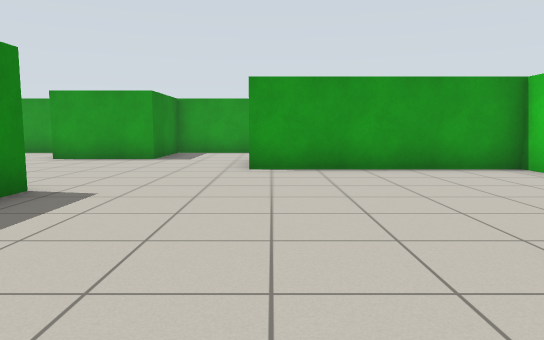
View 1 (above)

23 first-person views from a walk through a world built for the Gazebo simulator. The camera is 0.88 m above the floor, tilts 6° down and sees 70° across. Floor lines are 1 m apart. The floor is counted in squares, 1 m on a side. Each view is taken from the middle of a square. On the plan, view 1 faces up. The plan holds only what a view shows up to about 13 squares ahead; the rest is blank. The place goes on beyond the plan. The robots in the file are not drawn.

View 2
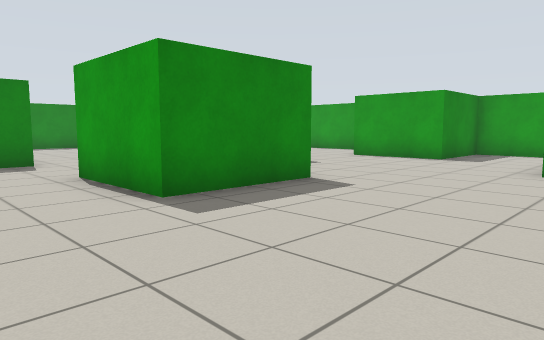

View 3
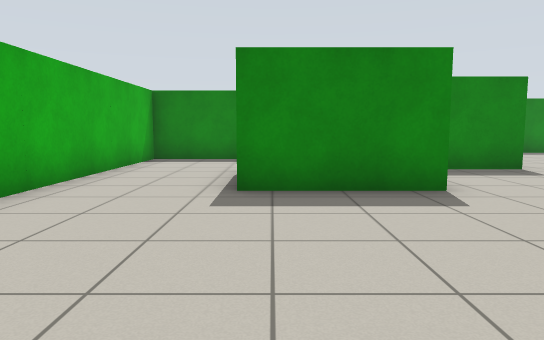

View 4
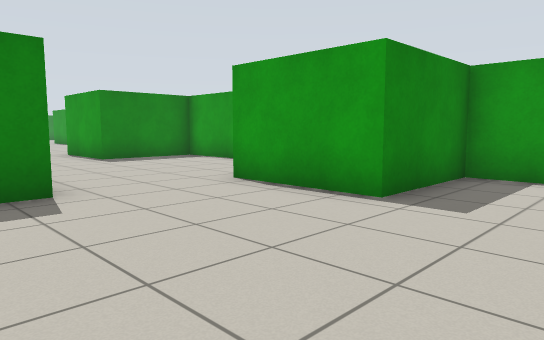

View 5
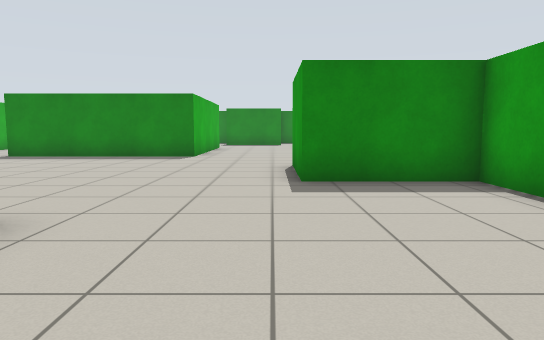

View 6
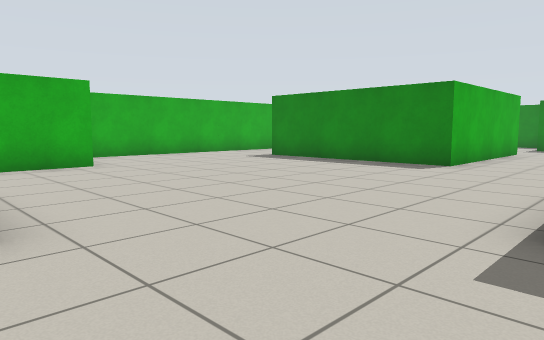

View 7
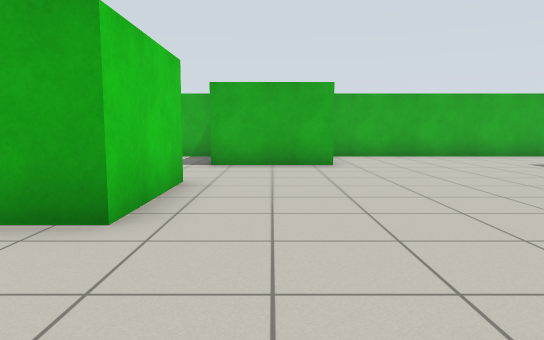

View 8
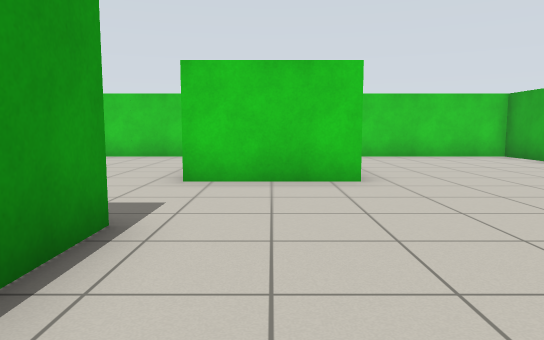

View 9
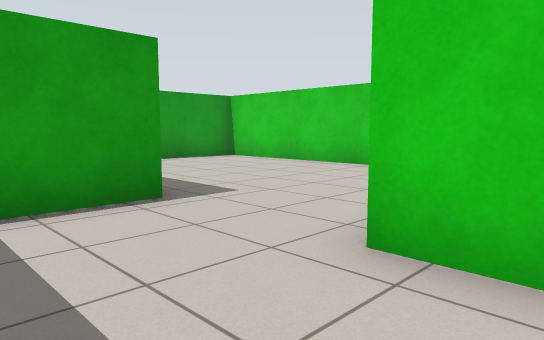

View 10
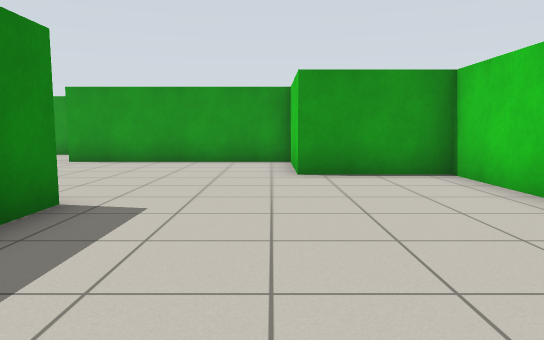

View 11
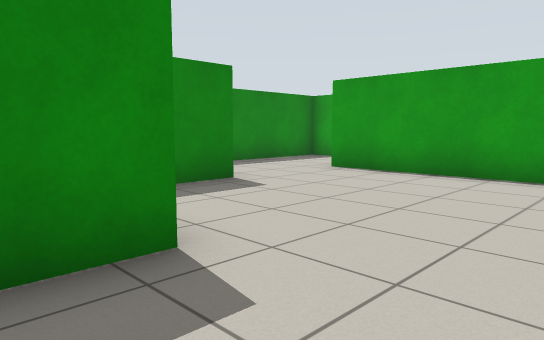

View 12
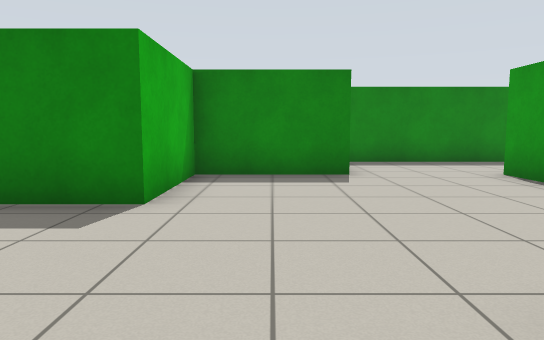

View 13
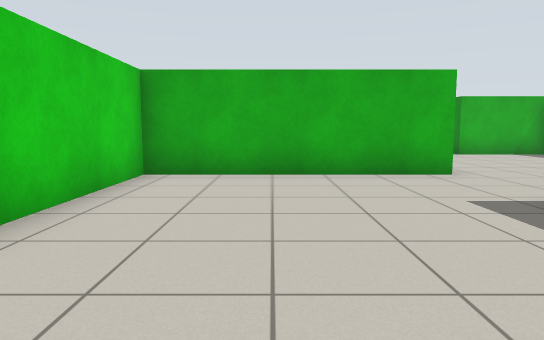

View 14
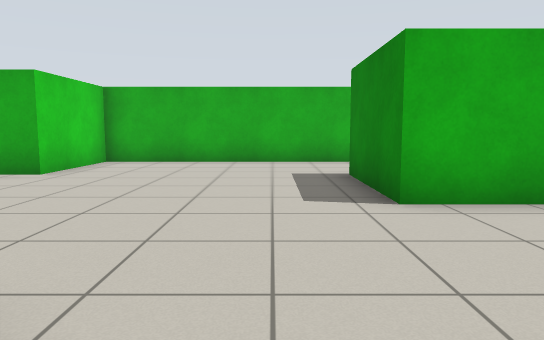

View 15
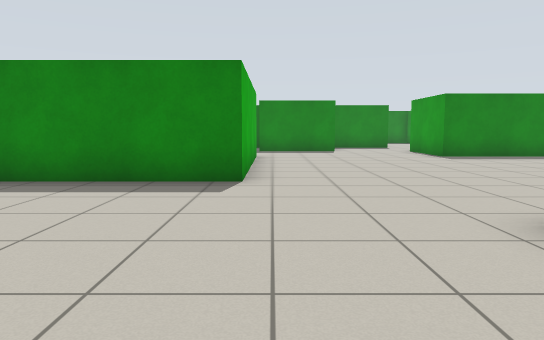

View 16
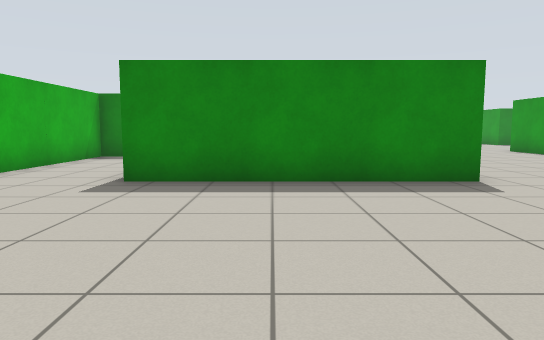

View 17
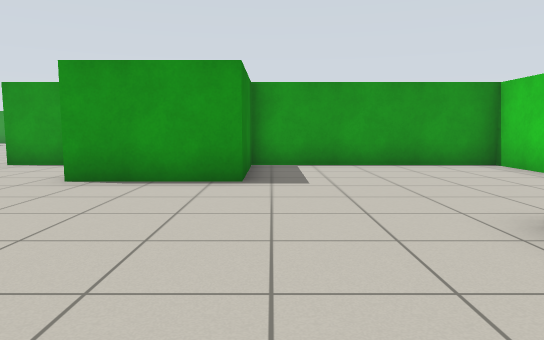

View 18
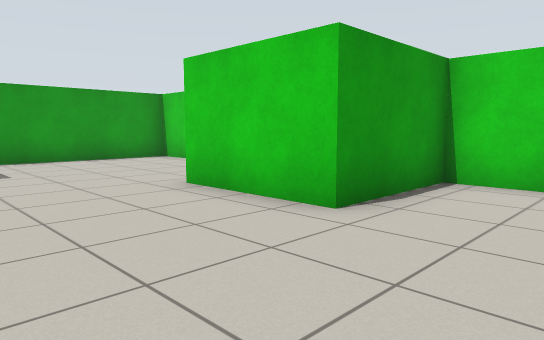

View 19
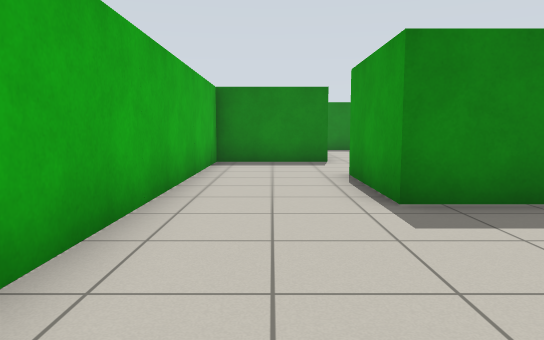

View 20
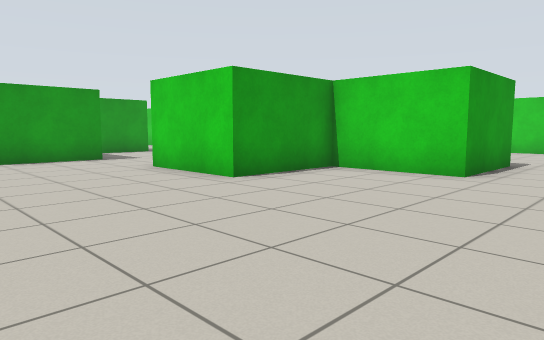

View 21
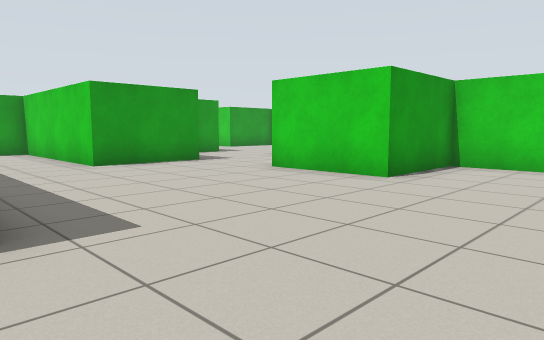

View 22
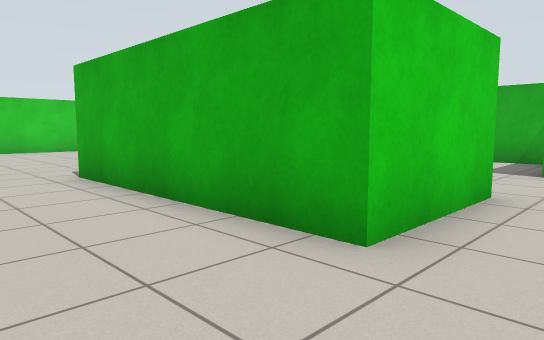

View 23
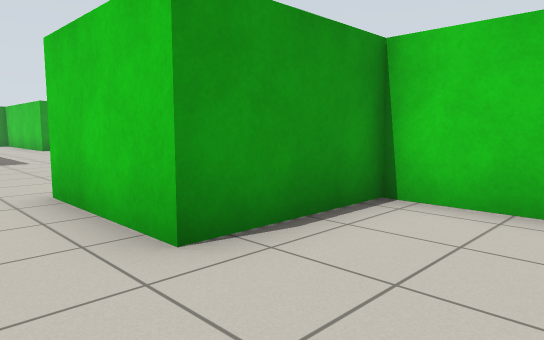

### Floor plan
Points are (right, up) in squares from view 1. A wall is a line through its corners. A room is listed if a view was taken in it or the views show most of it. See-through windows are left out.
Room 1 (views 1, 2, 3, 4, 5, 6, 7, 8, 9, 10, 11, 12, 13, 14, 15, 16, 17, 18, 19, 20, 21, 22, 23)
walls: (-6.5, 12.8) (-6.5, 14.5) (-12.5, 14.5) (-12.5, 11.5) (-15.5, 11.5) (-15.5, 14.5) (-18.5, 14.5) (-18.5, 17.5); (-6.5, 8.6) (-6.5, 6.8); (-5.2, 5.5) (-3.5, 5.5) (-3.5, 2.5) (-6.5, 2.5); (-6.5, 4) (-6.5, 5.5) (-9.5, 5.5) (-9.5, 8.5) (-8.5, 8.5); (-12.6, 2.5) (-9.5, 2.5) (-9.5, -0.5) (2.5, -0.5) (2.5, 2.5) (5.5, 2.5) (5.5, 8.5) (-0.5, 8.5) (-0.5, 11.5) (5.5, 11.5) (5.5, 20.5) (2.5, 20.5) (2.5, 23.5) (-3.5, 23.5); (-0.4, 14.5) (-3.5, 14.5) (-3.5, 11.5) (-6.5, 11.5); (-18.4, 20.5) (-21.5, 20.5) (-21.5, 26.1); (-3.5, 20.6) (-3.5, 17.5) (-0.5, 17.5) (-0.5, 15.8); (-21.5, 3.8) (-21.5, 5.5) (-24.5, 5.5) (-24.5, 8.5) (-18.5, 8.5) (-18.5, 2.5) (-21.5, 2.5); (-24.5, 17.8) (-24.5, 14.5) (-25.1, 14.5); (-6.5, 26.1) (-6.5, 21); (-5.6, 26.5) (-6.1, 26.5); (-24.5, 2.6) (-24.5, -0.5) (-12.9, -0.5); (-21.9, 26.5) (-22.4, 26.5)

Positions as (right, up) in squares from view 1, and headings:
1: (0, 0), facing up
2: (1, 0), facing up-left
3: (2, 3), facing left
4: (-1, 7), facing up-left
5: (-6, 11), facing left
6: (-9, 12), facing down-left
7: (-11, 12), facing down
8: (-7, 10), facing right
9: (-3, 10), facing up-right
10: (2, 13), facing up
11: (2, 16), facing up-left
12: (4, 19), facing left
13: (3, 19), facing down
14: (-2, 10), facing down
15: (-12, 9), facing left
16: (-12, 5), facing left
17: (-12, 5), facing up
18: (-13, 3), facing up-right
19: (-14, 1), facing left
20: (-23, 9), facing up-right
21: (-25, 11), facing up-right
22: (-26, 11), facing down-right
23: (-26, 3), facing up-right
